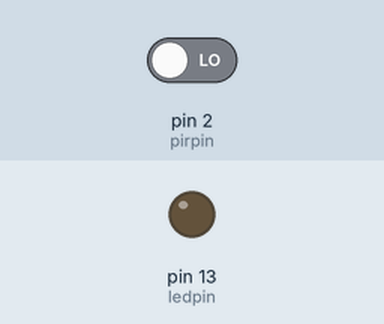
The sketch below on a simulated Arduino Uno, built with avr-gcc and run on an emulated ATmega328P. Parts: output pins drawn as LEDs (lit = HIGH). Inputs (shaded band) come from the test bench; at power-on: pin 2 (pirpin) LOW.

Above: at 6.8 s.
6.9 s: pin 2 (pirpin) driven HIGH
At 12.7 s:
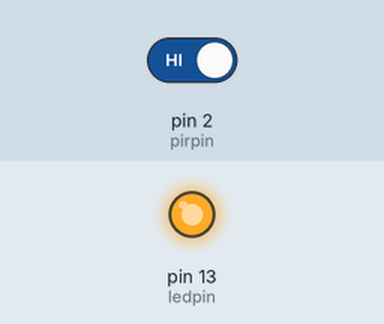
13.5 s: pin 2 (pirpin) driven LOW
At 17.7 s:
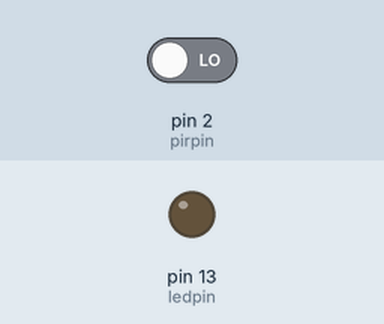
Timing chart, 0 to 19.2 s (numbered marks = the images above; inputs shaded):
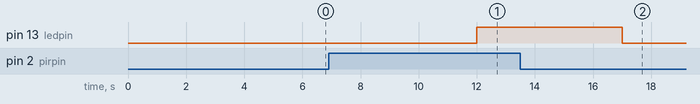

The sketch:

piriot.ino.ino
```cpp
int pirpin=2;
int ledpin=13;
int ct=30;
void setup() {
  // put your setup code here, to run once:
Serial.begin(9600);
pinMode(pirpin,INPUT);
pinMode(ledpin,OUTPUT);
digitalWrite(pirpin,LOW);

}

void loop() {
  // put your main code here, to run repeatedly:
if(digitalRead(pirpin)==HIGH)
{
  digitalWrite(ledpin,HIGH);
}
delay(5000);
if(digitalRead(pirpin)==LOW)
{
  digitalWrite(ledpin,LOW);
}
delay(1000);
}
```

Measured:
- after the input at 6.9 s, pin 13 (ledpin): LOW → HIGH after 5.1 s
- after the input at 13.5 s, pin 13 (ledpin): HIGH → LOW after 3.5 s
